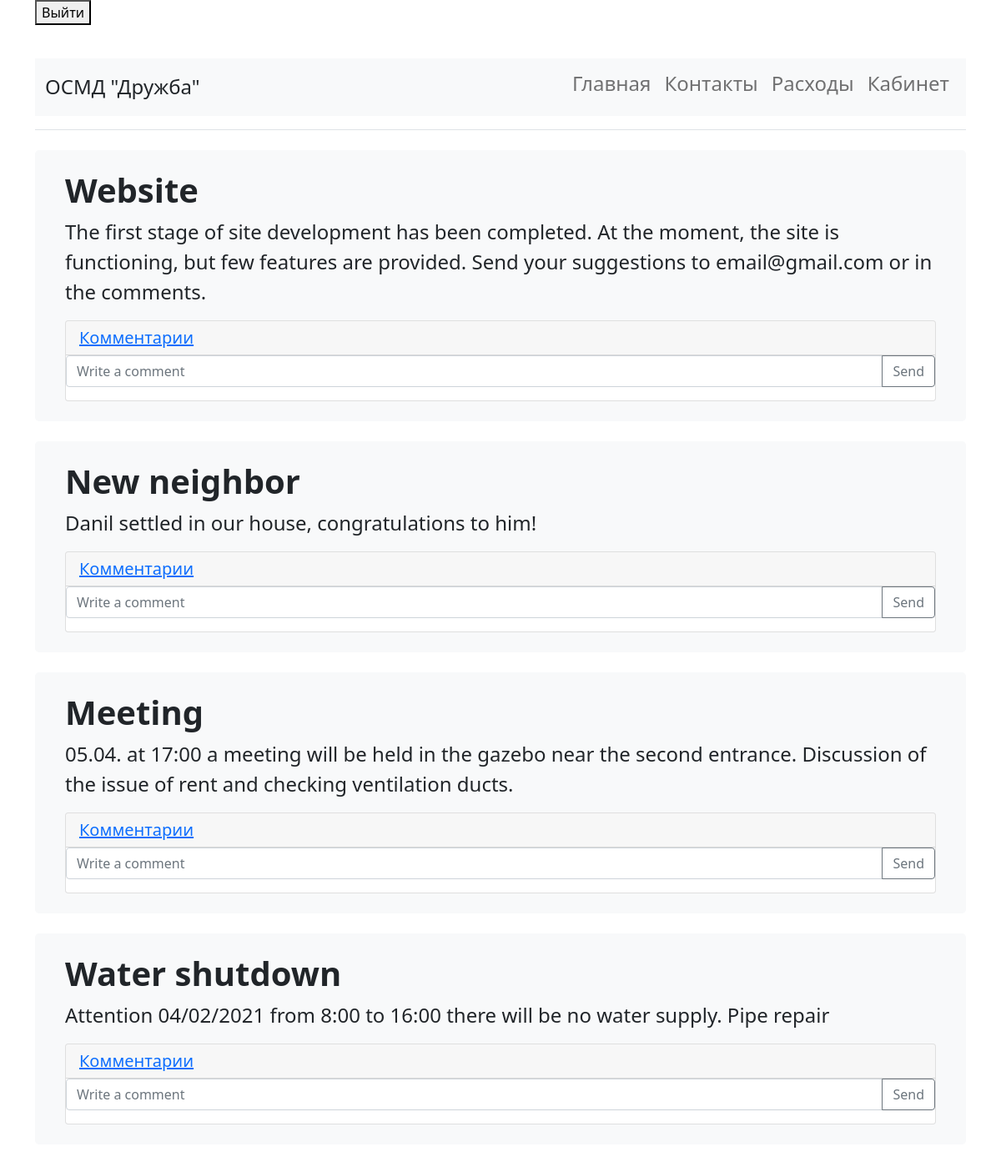
The app's page /index.php (signed in) with its own data.
### tables this page shows
CREATE TABLE `post` (
  `id` int NOT NULL,
  `title` varchar(32) NOT NULL,
  `text` varchar(3500) NOT NULL,
  `author_id` int NOT NULL,
  `date` timestamp NOT NULL DEFAULT CURRENT_TIMESTAMP
);

### index.php (the view, shortened to what this page needs)
<html lang="ru">
  <head>
  </head>
<?php
include 'navBar.php';
?>
<?php
include 'connect.php';
$posts = mysqli_query($connection, "CALL getMainPosts()");
$posts = mysqli_fetch_all($posts, MYSQLI_ASSOC);
foreach ($posts AS $post):
?>
          <div class="p-4 mb-4 bg-light rounded-3">
            <div class="container-fluid">
            <h1 class="display-7 fw-bold"><?= $post['title'] ?></h1>
            <p class="col-md-12 fs-4"><?= $post['text'] ?> </p>
        <div id="accordion" role="tablist">
          <div class="card">
            <div class="card-header" role="tab" id="heading<?= $post['id'] ?>">
              <h5 class="mb-0">
                <a data-toggle="collapse" href="#collapse<?= $post['id'] ?>" aria-expanded="true" aria-controls="collapse<?= $post['id'] ?>">
                  Комментарии
                </a>
              </h5>
            </div>
            <div class="input-group mb-3">
                <input id="commentInput<?= $post['id'] ?>" type="text" class="form-control" placeholder="Write a comment" aria-label="Recipient's username"
                aria-describedby="button-addon2">
                <button class="btn btn-outline-secondary" type="button" id="button-addon2" onclick="fun1(<?= $post['id'] ?>)">Send</button>
              </div>
          </div>
        </div>
      </div>
    </div>
      <?php
endforeach;
?>
  </div>
</main>
  </body>
</html>

### records on screen
post: title "Website", text "The first stage of site development has been completed. At the moment, the site is functioning, but few features are provided. Send your suggestions to email@gmail.com or in the comments."
post: title "New neighbor", text "Danil settled in our house, congratulations to him!"
post: title "Meeting", text "05.04. at 17:00 a meeting will be held in the gazebo near the second entrance. Discussion of the issue of rent and checking ventilation ducts."
post: title "Water shutdown", text "Attention 04/02/2021 from 8:00 to 16:00 there will be no water supply. Pipe repair"
